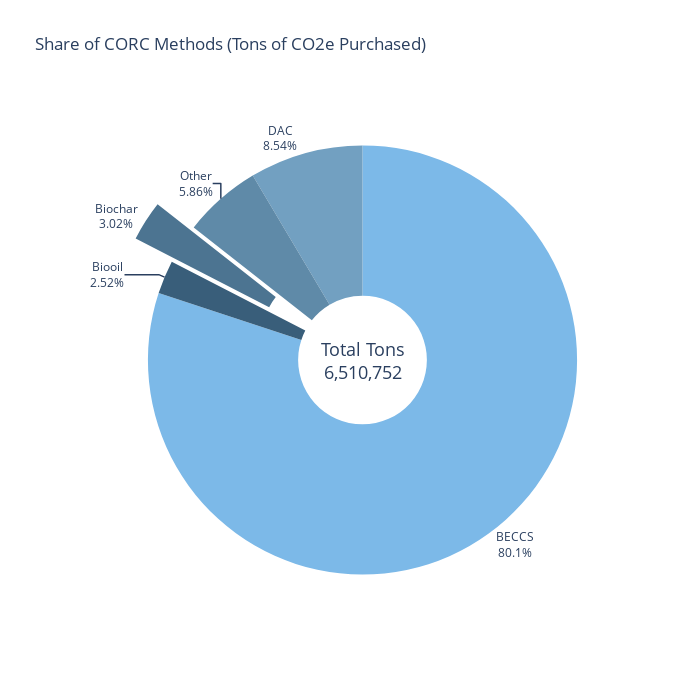

Notebook source saved alongside this figure:
### Code cell
import plotly.graph_objects as go

# Calculate total tons purchased
total_tons = purchased["Tons Purchased"].sum()

fig = go.Figure(data=go.Pie(
    labels=purchased["CDR Method"], 
    values=purchased["Tons Purchased"], 
    pull=[0, 0, 0, 0.2, 0], 
    textinfo='percent', 
    textposition='inside',
    hole=0.3  # Create donut shape
))

fig.update_traces(textposition='outside', textinfo='percent+label', marker=dict(colors=['#7CB9E8', '#72A0C1', '#5F8AA8', '#4C7491', '#395E7A']))

# Display total in the middle
fig.update_layout(
    showlegend=False, 
    height=700, 
    width=700, 
    title_text="Share of CORC Methods (Tons of CO2e Purchased)",  # Update title
    annotations=[dict(text='Total Tons<br>{:,.0f}'.format(total_tons), x=0.5, y=0.5, font_size=18, showarrow=False)]
)

fig.show()

### Figure 1 — Plotly figure (JSON) as saved in the notebook; plotly's stock layout.template omitted (floating-point values rounded to 4 significant figures)
{"data": [{"hole": 0.3, "labels": ["BECCS", "DAC", "Other", "Biochar", "Biooil"], "marker": {"colors": ["#7CB9E8", "#72A0C1", "#5F8AA8", "#4C7491", "#395E7A"]}, "pull": [0, 0, 0, 0.2, 0], "textinfo": "percent+label", "textposition": "outside", "type": "pie", "values": [5212000, 556300.0, 381841, 196300.0, 164200.0]}], "layout": {"annotations": [{"font": {"size": 18}, "showarrow": false, "text": "Total Tons<br>6,510,752", "x": 0.5, "y": 0.5}], "height": 700, "showlegend": false, "title": {"text": "Share of CORC Methods (Tons of CO2e Purchased)"}, "width": 700}}
